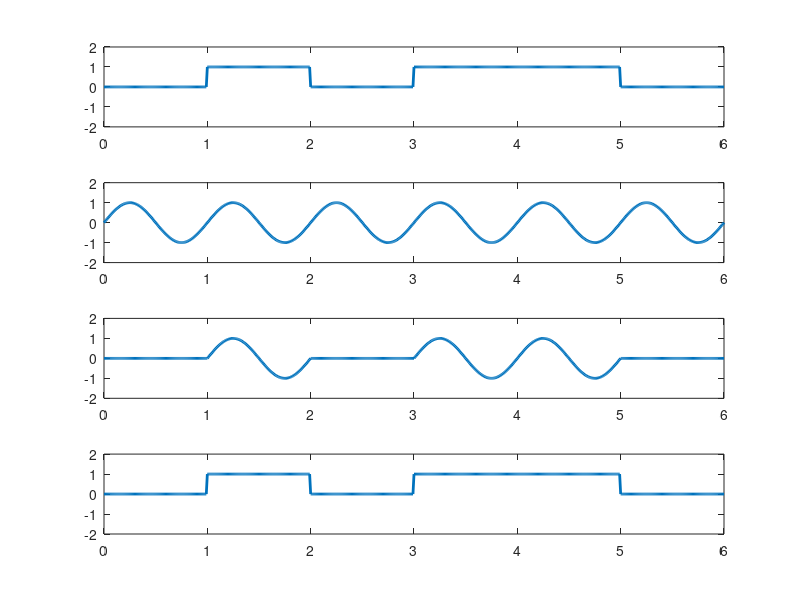

Here is the MATLAB script that generated this plot:
clc;clear all;close all;
n = [0 1 0 1 1 0];
N = length(n);
t = 0:0.01:N;
x = 1:1:(N+1)*100;

for i = 1:N
    for j = i:.1:i+1
         bw(x(i*100:(i+1)*100))=n(i);
    end
end
bw = bw(100:end);
subplot(411);
plot(t,bw,'Linewidth',2);
axis([0 N -2 2]);

sint = sin(2*pi*t);
subplot(412);
plot(t,sint,'Linewidth',2);
axis([0 N -2 2]);

st = bw.*sint;
subplot(413);
plot(t,st,'Linewidth',2);
axis([0 N -2 2]);

for i=1:length(st)
    if st(i)==0
        y(i)=0;
    else
        y(i)=1;
    end
end
subplot(414);
plot(t,y,'Linewidth',2);
axis([0 N -2 2]);

